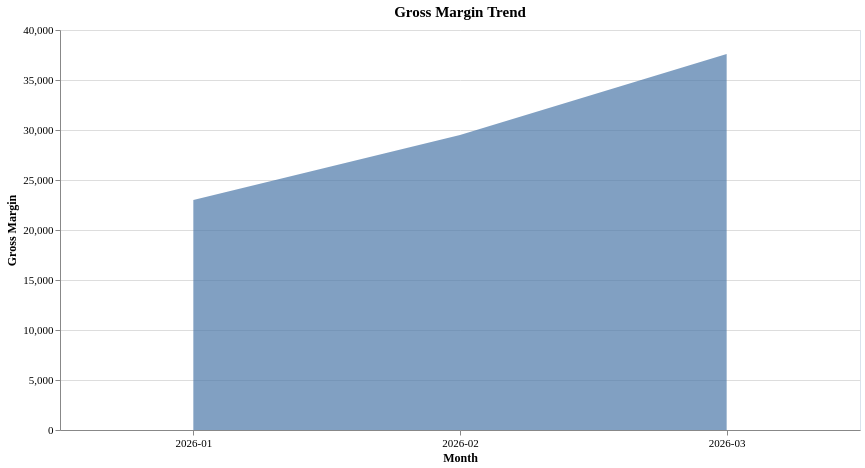

The Vega-Lite source for this figure:
### Vega-Lite specification from a JSON file in a GitHub repository (floating-point values rounded to 4 significant figures)
{"config": {"view": {"continuousWidth": 300, "continuousHeight": 300, "stroke": "#d9e2ec"}, "axis": {"labelAngle": 0, "labelFontSize": 11, "titleFontSize": 12, "titleFontWeight": 600, "labelFont": "Hanken Grotesk", "titleFont": "Hanken Grotesk"}, "legend": {"labelFontSize": 11, "titleFontSize": 12, "titleFontWeight": 600, "labelFont": "Hanken Grotesk", "titleFont": "Hanken Grotesk"}, "title": {"fontSize": 15, "fontWeight": 600, "subtitleFontSize": 12, "subtitleFontWeight": 400, "font": "Hanken Grotesk", "subtitleFont": "Hanken Grotesk"}}, "data": {"name": "data-696176784ab1b2065b4ed27a539ced55"}, "mark": {"type": "area", "opacity": 0.7}, "encoding": {"tooltip": [{"field": "month", "type": "nominal"}, {"field": "gross_margin", "type": "quantitative"}], "x": {"axis": {"labelAngle": 0}, "field": "month", "title": "Month", "type": "nominal"}, "y": {"field": "gross_margin", "title": "Gross Margin", "type": "quantitative"}}, "height": 400, "title": "Gross Margin Trend", "width": 800, "$schema": "https://vega.github.io/schema/vega-lite/v6.4.1.json", "datasets": {"data-696176784ab1b2065b4ed27a539ced55": [{"month": "2026-03", "gross_margin": 37600.0}, {"month": "2026-02", "gross_margin": 29500.0}, {"month": "2026-01", "gross_margin": 23000.0}]}}
